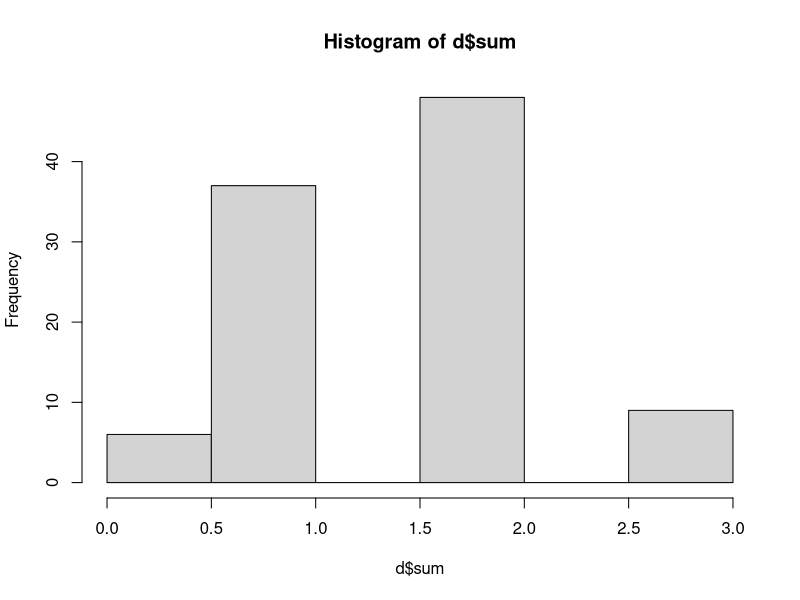
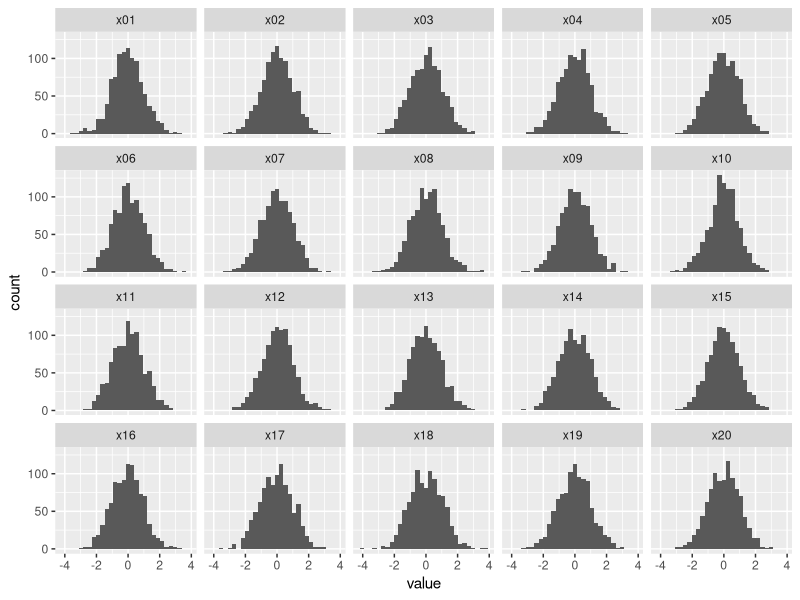
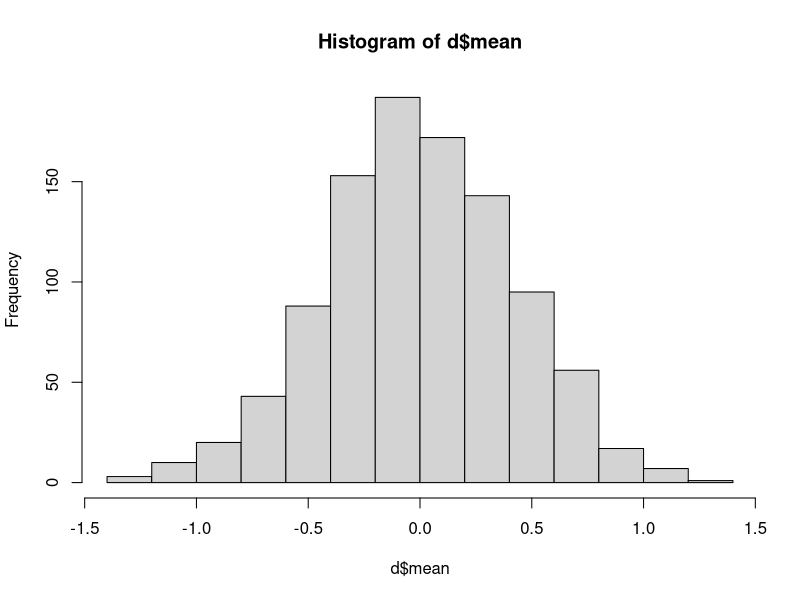
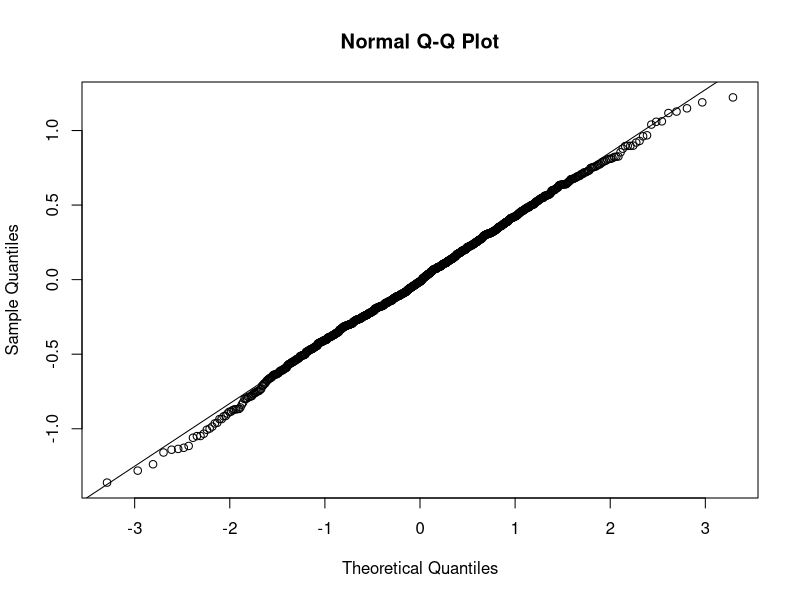
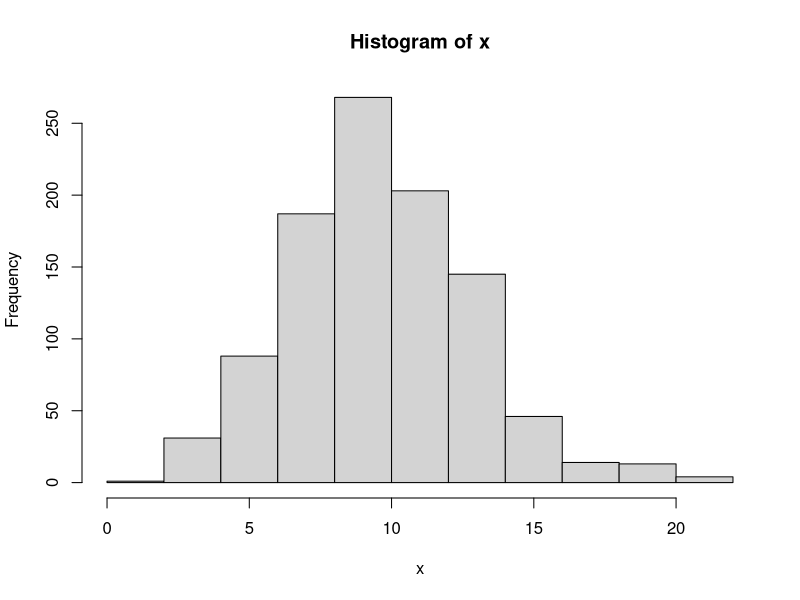
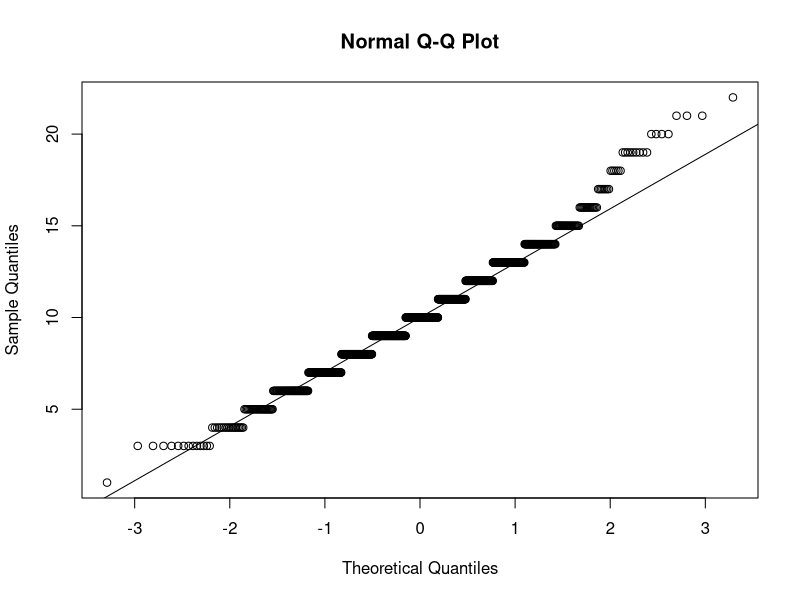

These charts were generated, in order, by the following R code:
library(tidyverse)

d <- 
  tibble(
    x = round(runif(100)),
    y = round(runif(100)),
    z = round(runif(100)),
    sum = x + y + z
  )

d

hist(d$sum)

pad_zeroes_left <- function(x, digits = 2) {
  x <- as.integer(x)
  n_digits <- nchar(paste(x))
  max_digits <- max(digits, max(n_digits, na.rm = TRUE), na.rm = TRUE)
  zeroes <- 
    n_digits %>% 
    purrr::map(~ paste0(rep.int("0", max_digits - .x), collapse = ""))
  glue::glue("{zeroes}{x}")
}

samples <- 1000
n_features <- 20
set.seed(1234)
d <- 
  1:n_features %>% 
  map(~ rnorm(samples)) %>% 
  # map(~ rpois(samples, 10)) %>%   
  # map(~ runif(samples)) %>%   
  setNames(glue::glue("x{pad_zeroes_left(1:n_features)}")) %>% 
  bind_cols() %>% 
  rowwise() %>% 
  mutate(sum = sum(c_across()), mean = mean(c_across()))
glimpse(d)  

d %>% 
  select(starts_with("x")) %>%  
  pivot_longer(everything()) %>% 
  ggplot(aes(x = value)) +
  geom_histogram() +
  facet_wrap(~ name)

hist(d$mean)
qqnorm(d$mean)
qqline(d$mean)

x <- runif(1000)
x <- rnorm(1000)
x <- rpois(1000, 10)
hist(x)
qqnorm(x)
qqline(x)
